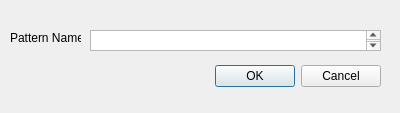
<?xml version="1.0" encoding="UTF-8"?>
<ui version="4.0">
 <class>Dialog</class>
 <widget class="QDialog" name="Dialog">
  <property name="geometry">
   <rect>
    <x>0</x>
    <y>0</y>
    <width>400</width>
    <height>113</height>
   </rect>
  </property>
  <property name="windowTitle">
   <string>Dialog</string>
  </property>
  <widget class="QDialogButtonBox" name="buttonBox">
   <property name="geometry">
    <rect>
     <x>40</x>
     <y>60</y>
     <width>341</width>
     <height>32</height>
    </rect>
   </property>
   <property name="orientation">
    <enum>Qt::Horizontal</enum>
   </property>
   <property name="standardButtons">
    <set>QDialogButtonBox::Cancel|QDialogButtonBox::Ok</set>
   </property>
  </widget>
  <widget class="QLabel" name="label">
   <property name="geometry">
    <rect>
     <x>10</x>
     <y>30</y>
     <width>71</width>
     <height>16</height>
    </rect>
   </property>
   <property name="text">
    <string>Pattern Name</string>
   </property>
  </widget>
  <widget class="QTextEdit" name="textEdit">
   <property name="geometry">
    <rect>
     <x>90</x>
     <y>30</y>
     <width>291</width>
     <height>21</height>
    </rect>
   </property>
  </widget>
 </widget>
 <resources/>
 <connections>
  <connection>
   <sender>buttonBox</sender>
   <signal>accepted()</signal>
   <receiver>Dialog</receiver>
   <slot>accept()</slot>
   <hints>
    <hint type="sourcelabel">
     <x>248</x>
     <y>254</y>
    </hint>
    <hint type="destinationlabel">
     <x>157</x>
     <y>274</y>
    </hint>
   </hints>
  </connection>
  <connection>
   <sender>buttonBox</sender>
   <signal>rejected()</signal>
   <receiver>Dialog</receiver>
   <slot>reject()</slot>
   <hints>
    <hint type="sourcelabel">
     <x>316</x>
     <y>260</y>
    </hint>
    <hint type="destinationlabel">
     <x>286</x>
     <y>274</y>
    </hint>
   </hints>
  </connection>
 </connections>
</ui>
